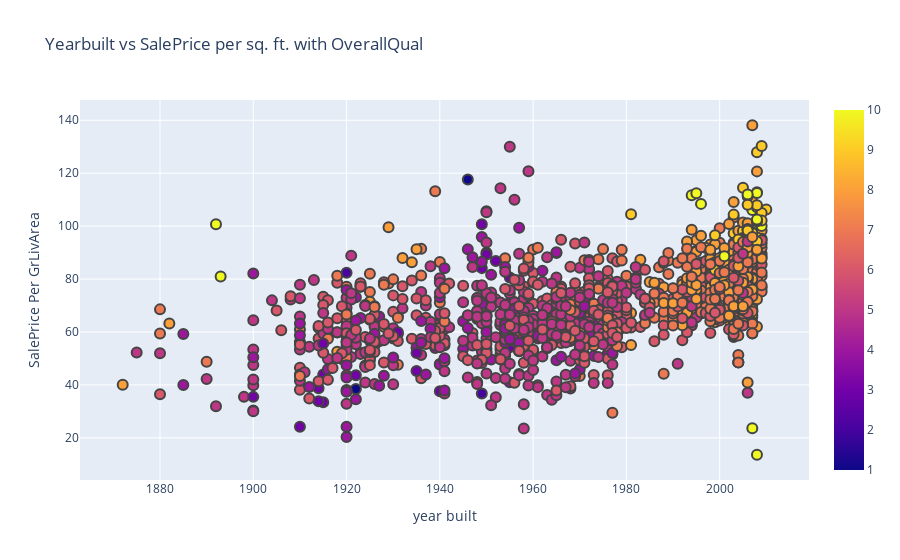

Notebook code cell kept with this figure:
### Code cell
configure_plotly_browser_state()

scatter_plot(
    feature='YearBuilt',
    target='FE_SalePrice_Per_IndoorArea',
    color='OverallQual',
    text='BsmtQual',
    df=df_study,
    title="Yearbuilt vs SalePrice per sq. ft. with OverallQual",
    xaxis="year built",
    yaxis="SalePrice Per GrLivArea")

### Figure 1 — Plotly figure (JSON) as saved in the notebook; plotly's stock layout.template omitted (floating-point values rounded to 4 significant figures; data arrays with more than 128 entries replaced by an {"elided": "..."} marker saying what was removed)
{"data": [{"text": {"elided": "1460 int values"}, "y": {"elided": "1460 float values"}, "mode": "markers", "marker": {"color": {"elided": "1460 int values"}, "line": {"width": 2}, "showscale": true, "size": 10}, "x": {"elided": "1460 int values"}, "type": "scatter"}], "layout": {"yaxis": {"title": {"text": "SalePrice Per GrLivArea"}}, "xaxis": {"title": {"text": "year built"}}, "title": {"text": "Yearbuilt vs SalePrice per sq. ft. with OverallQual"}}}
